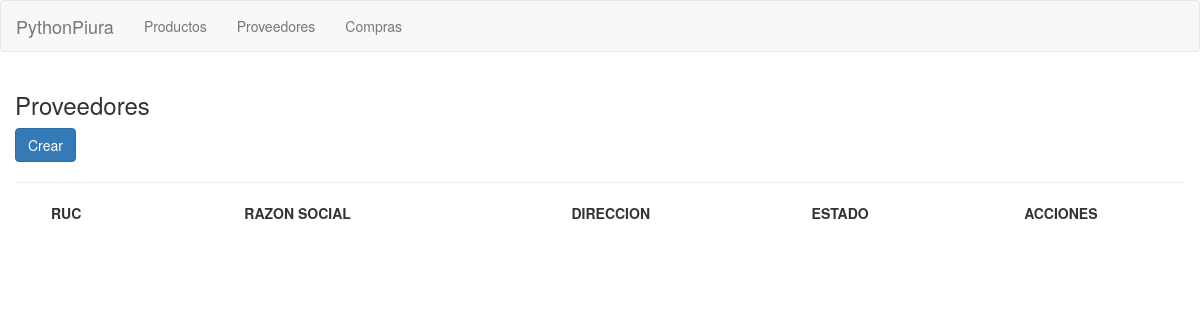
Page /proveedores/ on the earlier database version.
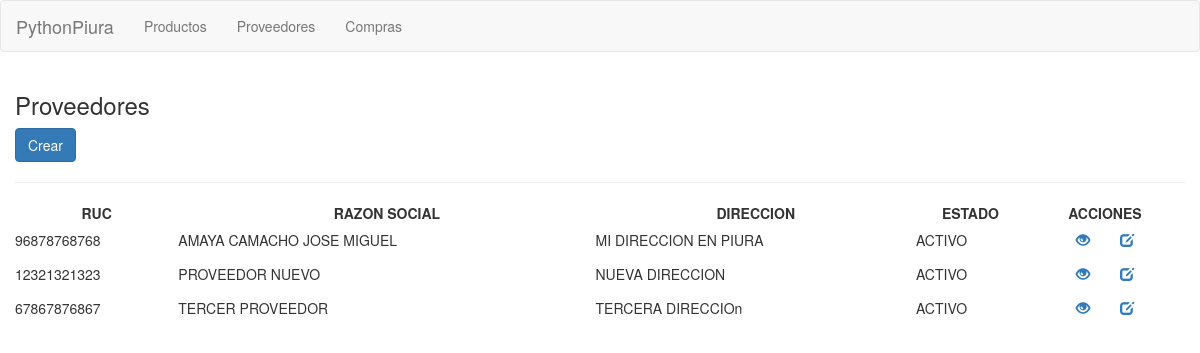
Same page on the later database version.
### productos/models.py (models this page shows, shortened)
class Proveedor(models.Model):
    ruc = models.CharField(unique=True,max_length=11)
    razon_social = models.CharField(max_length=150)
    direccion = models.CharField(max_length=200)
    telefono = models.CharField(max_length=15,null=True)
    correo = models.EmailField(null=True)
    estado = models.BooleanField(default=True)

### productos/views.py (the view)
# urls.py: url(r'^proveedores/$', ListadoProveedores.as_view(), name="listado_proveedores"),
class ListadoProveedores(ListView):
    model = Proveedor
    template_name = 'proveedores.html'
    context_object_name = 'proveedores'

### productos/templates/proveedores.html (shortened to what this page needs)
{% extends "base.html" %}
{% block cuerpo %}
<h3>Proveedores</h3>
<div class="row">
	<div class="col-lg-10">
		<a onclick="return abrir_modal('{% url 'productos:crear_proveedor' %}')" class="btn btn-primary">
			Crear
		</a>
	</div>
</div>
<hr/>
<div class="row">
	<div class="col-lg-12">
		<table id="tabla" class="display" cellspacing="0" width="100%">
			<thead>
				<tr>
					<th class="text-center">RUC</th>
					<th class="text-center">RAZON SOCIAL</th>
					<th class="text-center">DIRECCION</th>
					<th class="text-center">ESTADO</th>
					<th class="text-center">ACCIONES</th>
				</tr>
			</thead>
			<tbody>
			{% for proveedor in proveedores %}
                <tr>
                    <td>{{ proveedor.ruc }}</td>
                    <td>{{ proveedor.razon_social }}</td>
                    <td>{{ proveedor.direccion }}</td>
                    {% if proveedor.estado %}
                    <td>ACTIVO</td>
                    {% else %}
                    <td>INACTIVO</td>
                    {% endif %}
                    <td class="text-center">
                        <a onclick="return abrir_modal('{% url 'productos:detalle_proveedor' proveedor.pk %}')" class="btn">
                            <span class="glyphicon glyphicon-eye-open"></span>
                        </a>
                        <a onclick="return abrir_modal('{% url 'productos:modificar_proveedor' proveedor.pk %}')" class="btn">
                            <span class="glyphicon glyphicon-edit"></span>
                        </a>
                    </td>
				</tr>
			{% endfor %}
			</tbody>
		</table>
	</div>
</div>
{% endblock cuerpo %}

### productos/templates/base.html (shortened to what this page needs)
<!DOCTYPE html>
{% load staticfiles %}
<html lang="en">
<head>
    <link rel="stylesheet" type="text/css" href="{% static 'css/bootstrap.min.css' %}">
    <link rel="stylesheet" type="text/css" href="{% static 'css/jquery-ui.css' %}">
    <link rel="stylesheet" type="text/css" href="{% static 'css/jquery.dataTables.min.css'  %}"/>
</head>
<body>
<div id="page-wrapper">
    <nav class="navbar navbar-default">
        <div class="container-fluid">
        <div class="navbar-header">
          <a class="navbar-brand" href="#">PythonPiura</a>
        </div>
        <ul class="nav navbar-nav">
          <li>
              <a href="{% url 'productos:listado_productos' %}">Productos</a>
          </li>
          <li>
              <a href="{% url 'productos:listado_proveedores' %}">Proveedores</a>
          </li>
          <li>
              <a href="{% url 'productos:listado_compras' %}">Compras</a>
          </li>
        </ul>
        </div>
    </nav>
    <div class="container-fluid">
    {% block cuerpo %}
    {% endblock cuerpo %}
    </div>
</div>
</body>
</html>

Differences in the rows shown:
added Proveedor: ruc "96878768768", razon_social "AMAYA CAMACHO JOSE MIGUEL", direccion "MI DIRECCION EN PIURA", estado "ACTIVO"
added Proveedor: ruc "12321321323", razon_social "PROVEEDOR NUEVO", direccion "NUEVA DIRECCION", estado "ACTIVO"
added Proveedor: ruc "67867876867", razon_social "TERCER PROVEEDOR", direccion "TERCERA DIRECCIOn", estado "ACTIVO"
